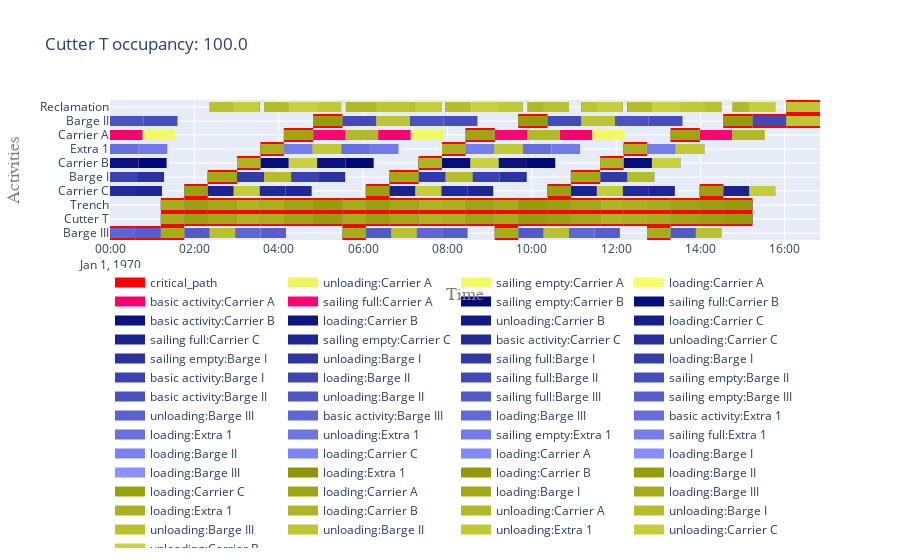

The notebook cell saved with this chart:
### Code cell
i = 5 # many barges: 100% cutter config
vessels = results[i]['vessels']
activities = results[i]['activities']
cutter = vessels[cutter_name]
to_site = results[i][to_site_name]
from_site = results[i][from_site_name]
  
my_objects = list(vessels.values()) + [from_site, to_site]
my_activities = list(activities.values())
my_log = CpLog(list_objects=my_objects, list_activities=my_activities)
dependencies = my_log.get_dependencies_model_based()
# dependencies = my_log.get_dependencies_log_based()
cp = my_log.mark_critical_activities(dependencies)
df = occupancy_analysis(vessels, cutter, activities,vessel_cost)
t = f'{cutter_name} occupancy: ' + str(df.loc[cutter_name]['occupancy [%]'])
fig = get_gantt_chart(concepts=my_objects, critical_path=cp, id_map=activities, title=t)
